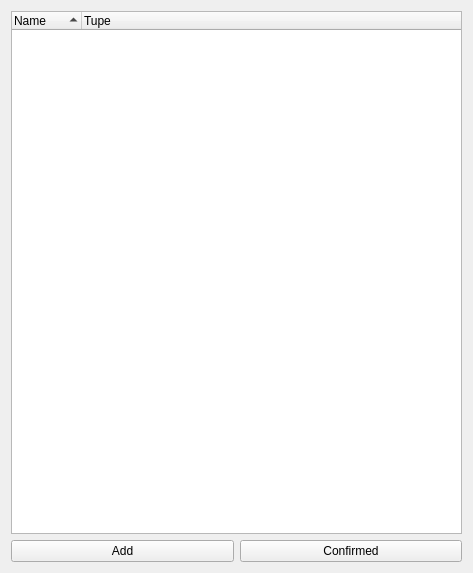
<?xml version="1.0" encoding="UTF-8"?>
<ui version="4.0">
 <class>Form</class>
 <widget class="QWidget" name="Form">
  <property name="geometry">
   <rect>
    <x>0</x>
    <y>0</y>
    <width>473</width>
    <height>573</height>
   </rect>
  </property>
  <property name="windowTitle">
   <string>Form</string>
  </property>
  <layout class="QVBoxLayout" name="verticalLayout">
   <item>
    <widget class="QTreeWidget" name="TreeWidget">
     <property name="contextMenuPolicy">
      <enum>Qt::CustomContextMenu</enum>
     </property>
     <property name="dragEnabled">
      <bool>true</bool>
     </property>
     <property name="dragDropMode">
      <enum>QAbstractItemView::InternalMove</enum>
     </property>
     <property name="sortingEnabled">
      <bool>true</bool>
     </property>
     <property name="animated">
      <bool>false</bool>
     </property>
     <property name="allColumnsShowFocus">
      <bool>false</bool>
     </property>
     <property name="wordWrap">
      <bool>false</bool>
     </property>
     <property name="headerHidden">
      <bool>false</bool>
     </property>
     <attribute name="headerVisible">
      <bool>true</bool>
     </attribute>
     <attribute name="headerCascadingSectionResizes">
      <bool>false</bool>
     </attribute>
     <attribute name="headerMinimumSectionSize">
      <number>50</number>
     </attribute>
     <attribute name="headerDefaultSectionSize">
      <number>70</number>
     </attribute>
     <attribute name="headerHighlightSections">
      <bool>false</bool>
     </attribute>
     <attribute name="headerStretchLastSection">
      <bool>true</bool>
     </attribute>
     <column>
      <property name="text">
       <string>Name</string>
      </property>
     </column>
     <column>
      <property name="text">
       <string>Tupe</string>
      </property>
     </column>
    </widget>
   </item>
   <item>
    <layout class="QHBoxLayout" name="horizontalLayout">
     <item>
      <widget class="QPushButton" name="Add">
       <property name="text">
        <string>Add</string>
       </property>
      </widget>
     </item>
     <item>
      <widget class="QPushButton" name="Confirmed">
       <property name="text">
        <string>Confirmed</string>
       </property>
      </widget>
     </item>
    </layout>
   </item>
  </layout>
 </widget>
 <resources/>
 <connections/>
</ui>
